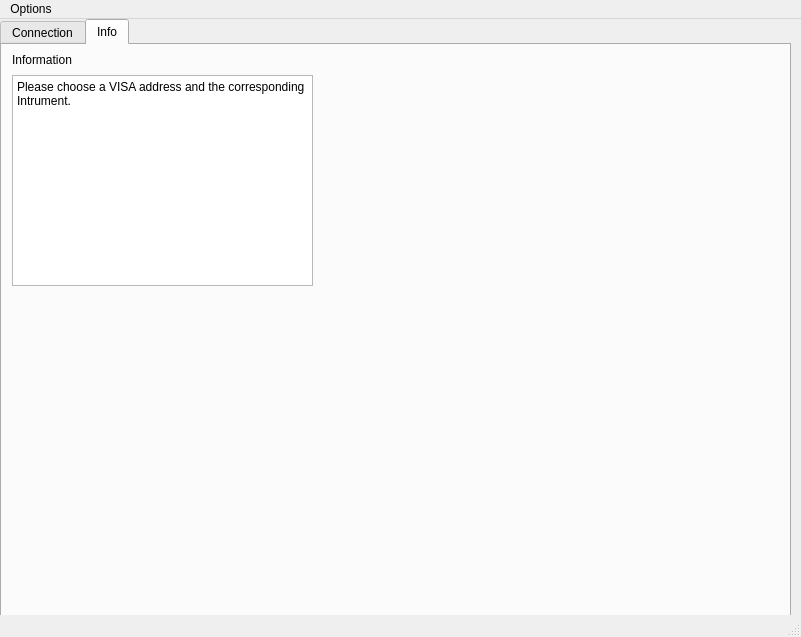
<?xml version="1.0" encoding="UTF-8"?>
<ui version="4.0">
 <class>MainWindow</class>
 <widget class="QMainWindow" name="MainWindow">
  <property name="geometry">
   <rect>
    <x>0</x>
    <y>0</y>
    <width>801</width>
    <height>637</height>
   </rect>
  </property>
  <property name="windowTitle">
   <string>CryoMeas</string>
  </property>
  <property name="autoFillBackground">
   <bool>false</bool>
  </property>
  <widget class="QWidget" name="centralwidget">
   <widget class="QTabWidget" name="tabWidget">
    <property name="geometry">
     <rect>
      <x>0</x>
      <y>0</y>
      <width>791</width>
      <height>601</height>
     </rect>
    </property>
    <property name="currentIndex">
     <number>1</number>
    </property>
    <widget class="QWidget" name="tab">
     <attribute name="title">
      <string>Connection</string>
     </attribute>
     <widget class="QListWidget" name="list_visa">
      <property name="geometry">
       <rect>
        <x>10</x>
        <y>30</y>
        <width>211</width>
        <height>192</height>
       </rect>
      </property>
     </widget>
     <widget class="QLabel" name="label">
      <property name="geometry">
       <rect>
        <x>10</x>
        <y>0</y>
        <width>190</width>
        <height>30</height>
       </rect>
      </property>
      <property name="mouseTracking">
       <bool>false</bool>
      </property>
      <property name="layoutDirection">
       <enum>Qt::LeftToRight</enum>
      </property>
      <property name="text">
       <string>Available VISA Address</string>
      </property>
      <property name="alignment">
       <set>Qt::AlignLeading|Qt::AlignLeft|Qt::AlignVCenter</set>
      </property>
     </widget>
     <widget class="QPushButton" name="button_refresh">
      <property name="geometry">
       <rect>
        <x>130</x>
        <y>230</y>
        <width>93</width>
        <height>28</height>
       </rect>
      </property>
      <property name="text">
       <string>Refresh</string>
      </property>
     </widget>
     <widget class="QLabel" name="label_2">
      <property name="geometry">
       <rect>
        <x>230</x>
        <y>0</y>
        <width>190</width>
        <height>30</height>
       </rect>
      </property>
      <property name="mouseTracking">
       <bool>false</bool>
      </property>
      <property name="layoutDirection">
       <enum>Qt::LeftToRight</enum>
      </property>
      <property name="text">
       <string>Define the intrument type</string>
      </property>
      <property name="alignment">
       <set>Qt::AlignLeading|Qt::AlignLeft|Qt::AlignVCenter</set>
      </property>
     </widget>
     <widget class="QListWidget" name="list_type">
      <property name="geometry">
       <rect>
        <x>230</x>
        <y>30</y>
        <width>231</width>
        <height>192</height>
       </rect>
      </property>
      <item>
       <property name="text">
        <string>Lock-in SR830</string>
       </property>
      </item>
      <item>
       <property name="text">
        <string>Lock-in DSP7265 </string>
       </property>
      </item>
      <item>
       <property name="text">
        <string>Keithley 2400</string>
       </property>
      </item>
      <item>
       <property name="text">
        <string>Oxford Instrument IPS120</string>
       </property>
      </item>
      <item>
       <property name="text">
        <string>Oxford Instrument mercruy IPS</string>
       </property>
      </item>
      <item>
       <property name="text">
        <string>Oxford Instrument mercury ITC</string>
       </property>
      </item>
     </widget>
     <widget class="QLineEdit" name="enter_name">
      <property name="geometry">
       <rect>
        <x>330</x>
        <y>230</y>
        <width>131</width>
        <height>28</height>
       </rect>
      </property>
      <property name="placeholderText">
       <string>Instrument name</string>
      </property>
     </widget>
     <widget class="QPushButton" name="button_add">
      <property name="geometry">
       <rect>
        <x>470</x>
        <y>230</y>
        <width>93</width>
        <height>28</height>
       </rect>
      </property>
      <property name="text">
       <string>Add</string>
      </property>
     </widget>
     <widget class="QTableWidget" name="table_instrList">
      <property name="geometry">
       <rect>
        <x>10</x>
        <y>300</y>
        <width>761</width>
        <height>191</height>
       </rect>
      </property>
      <property name="autoFillBackground">
       <bool>false</bool>
      </property>
      <property name="editTriggers">
       <set>QAbstractItemView::NoEditTriggers</set>
      </property>
      <property name="alternatingRowColors">
       <bool>false</bool>
      </property>
      <property name="gridStyle">
       <enum>Qt::SolidLine</enum>
      </property>
      <property name="sortingEnabled">
       <bool>false</bool>
      </property>
      <attribute name="horizontalHeaderVisible">
       <bool>false</bool>
      </attribute>
      <attribute name="horizontalHeaderCascadingSectionResizes">
       <bool>false</bool>
      </attribute>
      <attribute name="horizontalHeaderDefaultSectionSize">
       <number>80</number>
      </attribute>
      <attribute name="horizontalHeaderHighlightSections">
       <bool>false</bool>
      </attribute>
      <attribute name="horizontalHeaderMinimumSectionSize">
       <number>125</number>
      </attribute>
      <attribute name="horizontalHeaderShowSortIndicator" stdset="0">
       <bool>false</bool>
      </attribute>
      <attribute name="horizontalHeaderStretchLastSection">
       <bool>true</bool>
      </attribute>
      <attribute name="verticalHeaderVisible">
       <bool>false</bool>
      </attribute>
      <attribute name="verticalHeaderDefaultSectionSize">
       <number>28</number>
      </attribute>
      <attribute name="verticalHeaderMinimumSectionSize">
       <number>28</number>
      </attribute>
      <row>
       <property name="text">
        <string>1</string>
       </property>
       <property name="textAlignment">
        <set>AlignCenter</set>
       </property>
      </row>
      <column>
       <property name="text">
        <string>Name</string>
       </property>
       <property name="textAlignment">
        <set>AlignLeading|AlignVCenter</set>
       </property>
      </column>
      <column>
       <property name="text">
        <string>Type</string>
       </property>
       <property name="textAlignment">
        <set>AlignLeading|AlignVCenter</set>
       </property>
      </column>
      <column>
       <property name="text">
        <string>Usage</string>
       </property>
       <property name="textAlignment">
        <set>AlignLeading|AlignVCenter</set>
       </property>
      </column>
      <column>
       <property name="text">
        <string>VISA Address</string>
       </property>
       <property name="textAlignment">
        <set>AlignLeading|AlignVCenter</set>
       </property>
      </column>
      <item row="0" column="0">
       <property name="text">
        <string/>
       </property>
      </item>
      <item row="0" column="1">
       <property name="text">
        <string/>
       </property>
      </item>
      <item row="0" column="3">
       <property name="text">
        <string/>
       </property>
      </item>
     </widget>
     <widget class="QLineEdit" name="enter_proName">
      <property name="geometry">
       <rect>
        <x>10</x>
        <y>520</y>
        <width>491</width>
        <height>31</height>
       </rect>
      </property>
      <property name="font">
       <font>
        <pointsize>12</pointsize>
       </font>
      </property>
      <property name="placeholderText">
       <string> Please type the project name here.</string>
      </property>
     </widget>
     <widget class="QPushButton" name="button_start">
      <property name="geometry">
       <rect>
        <x>570</x>
        <y>520</y>
        <width>191</width>
        <height>31</height>
       </rect>
      </property>
      <property name="text">
       <string>Start project</string>
      </property>
     </widget>
     <widget class="QLabel" name="label_3">
      <property name="geometry">
       <rect>
        <x>10</x>
        <y>270</y>
        <width>190</width>
        <height>30</height>
       </rect>
      </property>
      <property name="mouseTracking">
       <bool>false</bool>
      </property>
      <property name="layoutDirection">
       <enum>Qt::LeftToRight</enum>
      </property>
      <property name="text">
       <string>Connected  Instrument</string>
      </property>
      <property name="alignment">
       <set>Qt::AlignLeading|Qt::AlignLeft|Qt::AlignVCenter</set>
      </property>
     </widget>
     <widget class="QListWidget" name="list_usage">
      <property name="geometry">
       <rect>
        <x>470</x>
        <y>30</y>
        <width>301</width>
        <height>192</height>
       </rect>
      </property>
      <item>
       <property name="text">
        <string>output voltage &amp; measure current</string>
       </property>
      </item>
      <item>
       <property name="text">
        <string>output current &amp; measure voltage</string>
       </property>
      </item>
     </widget>
     <widget class="QLabel" name="label_5">
      <property name="geometry">
       <rect>
        <x>470</x>
        <y>0</y>
        <width>190</width>
        <height>30</height>
       </rect>
      </property>
      <property name="mouseTracking">
       <bool>false</bool>
      </property>
      <property name="layoutDirection">
       <enum>Qt::LeftToRight</enum>
      </property>
      <property name="text">
       <string>Define the intrument usage</string>
      </property>
      <property name="alignment">
       <set>Qt::AlignLeading|Qt::AlignLeft|Qt::AlignVCenter</set>
      </property>
     </widget>
     <widget class="QPushButton" name="button_delete">
      <property name="geometry">
       <rect>
        <x>670</x>
        <y>230</y>
        <width>93</width>
        <height>28</height>
       </rect>
      </property>
      <property name="text">
       <string>Delete</string>
      </property>
     </widget>
    </widget>
    <widget class="QWidget" name="tab_2">
     <attribute name="title">
      <string>Info</string>
     </attribute>
     <widget class="QTextBrowser" name="textBrowser">
      <property name="geometry">
       <rect>
        <x>10</x>
        <y>30</y>
        <width>301</width>
        <height>211</height>
       </rect>
      </property>
      <property name="html">
       <string>&lt;!DOCTYPE HTML PUBLIC &quot;-//W3C//DTD HTML 4.0//EN&quot; &quot;http://www.w3.org/TR/REC-html40/strict.dtd&quot;&gt;
&lt;html&gt;&lt;head&gt;&lt;meta name=&quot;qrichtext&quot; content=&quot;1&quot; /&gt;&lt;style type=&quot;text/css&quot;&gt;
p, li { white-space: pre-wrap; }
&lt;/style&gt;&lt;/head&gt;&lt;body style=&quot; font-family:'PMingLiU'; font-size:9pt; font-weight:400; font-style:normal;&quot;&gt;
&lt;p style=&quot; margin-top:0px; margin-bottom:0px; margin-left:0px; margin-right:0px; -qt-block-indent:0; text-indent:0px;&quot;&gt;Please choose a VISA address and the corresponding Intrument.&lt;/p&gt;&lt;/body&gt;&lt;/html&gt;</string>
      </property>
     </widget>
     <widget class="QLabel" name="label_4">
      <property name="geometry">
       <rect>
        <x>10</x>
        <y>0</y>
        <width>190</width>
        <height>30</height>
       </rect>
      </property>
      <property name="mouseTracking">
       <bool>false</bool>
      </property>
      <property name="layoutDirection">
       <enum>Qt::LeftToRight</enum>
      </property>
      <property name="text">
       <string>Information</string>
      </property>
      <property name="alignment">
       <set>Qt::AlignLeading|Qt::AlignLeft|Qt::AlignVCenter</set>
      </property>
     </widget>
    </widget>
   </widget>
  </widget>
  <widget class="QMenuBar" name="menubar">
   <property name="geometry">
    <rect>
     <x>0</x>
     <y>0</y>
     <width>801</width>
     <height>25</height>
    </rect>
   </property>
   <widget class="QMenu" name="menuQuit">
    <property name="title">
     <string>Options</string>
    </property>
    <addaction name="actionQuit"/>
   </widget>
   <addaction name="menuQuit"/>
  </widget>
  <widget class="QStatusBar" name="statusbar"/>
  <action name="actionQuit">
   <property name="text">
    <string>Quit</string>
   </property>
  </action>
 </widget>
 <resources/>
 <connections/>
</ui>
